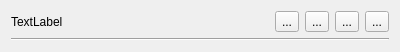
<?xml version="1.0" encoding="UTF-8"?>
<ui version="4.0">
 <class>InstanceWidget</class>
 <widget class="QWidget" name="InstanceWidget">
  <property name="geometry">
   <rect>
    <x>0</x>
    <y>0</y>
    <width>400</width>
    <height>52</height>
   </rect>
  </property>
  <property name="windowTitle">
   <string>Form</string>
  </property>
  <layout class="QVBoxLayout" name="verticalLayout">
   <item>
    <layout class="QHBoxLayout" name="horizontalLayout_2">
     <item>
      <widget class="QLabel" name="instance_name">
       <property name="text">
        <string>TextLabel</string>
       </property>
      </widget>
     </item>
     <item>
      <widget class="QToolButton" name="instance_update">
       <property name="toolTip">
        <string>Update Instance</string>
       </property>
       <property name="text">
        <string>...</string>
       </property>
       <property name="icon">
        <iconset resource="../Assets/icons.qrc">
         <normaloff>:/icons/software-update-available-symbolic.svg</normaloff>:/icons/software-update-available-symbolic.svg</iconset>
       </property>
      </widget>
     </item>
     <item>
      <widget class="QToolButton" name="share_button">
       <property name="toolTip">
        <string>Export To Zip</string>
       </property>
       <property name="text">
        <string>...</string>
       </property>
       <property name="icon">
        <iconset resource="../Assets/icons.qrc">
         <normaloff>:/icons/emblem-shared-symbolic.svg</normaloff>:/icons/emblem-shared-symbolic.svg</iconset>
       </property>
      </widget>
     </item>
     <item>
      <widget class="QToolButton" name="instance_delete">
       <property name="toolTip">
        <string>Delete Instance</string>
       </property>
       <property name="text">
        <string>...</string>
       </property>
       <property name="icon">
        <iconset resource="../Assets/icons.qrc">
         <normaloff>:/icons/edit-delete.svg</normaloff>:/icons/edit-delete.svg</iconset>
       </property>
      </widget>
     </item>
     <item>
      <widget class="QToolButton" name="instance_edit">
       <property name="toolTip">
        <string>Edit Instance</string>
       </property>
       <property name="text">
        <string>...</string>
       </property>
       <property name="icon">
        <iconset resource="../Assets/icons.qrc">
         <normaloff>:/icons/edit.svg</normaloff>:/icons/edit.svg</iconset>
       </property>
      </widget>
     </item>
    </layout>
   </item>
   <item>
    <widget class="Line" name="line">
     <property name="orientation">
      <enum>Qt::Horizontal</enum>
     </property>
    </widget>
   </item>
  </layout>
 </widget>
 <resources>
  <include location="../Assets/icons.qrc"/>
 </resources>
 <connections/>
</ui>
